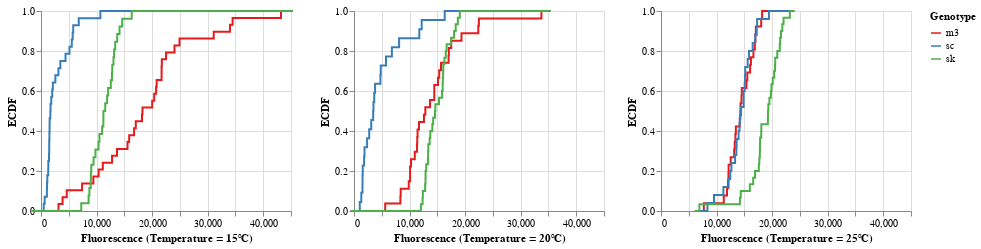

The code cell stored with this chart in its notebook:
### Markdown cell above
Now we can fix the temperature, plot the ECDF for different genotypes in this temperature and then loop over all the temperatures. We put thsoe three plots together so that we can compare the fluorescence of three genotypes in each temperature.

### Code cell
for t in df_tidy['Temperature'].unique().astype('str'):
    p_temp = altcat.catplot(data=df_tidy.loc[df_tidy['Temperature'] == t,:],
                        height=200,
                        width=250,
                        mark='line',
                        encoding=dict(x=alt.X('Fluorescence:Q',scale=axis_scale,title='Fluorescence (Temperature = ' + str(t)+u'\u2103)'),
                                     color=alt.Color('Genotype:N', title='Genotype', scale=alt.Scale(scheme='set1'))),
                        transform='ecdf')
    p.append(p_temp)


p[-3] | p[-2] | p[-1]

### Figure 1 — Vega-Lite specification as saved in the notebook (floating-point values rounded to 4 significant figures; data arrays with more than 128 entries replaced by an {"elided": "..."} marker saying what was removed)
{"$schema": "https://vega.github.io/schema/vega-lite/v2.6.0.json", "config": {"view": {"height": 300, "width": 400}}, "datasets": {"data-86f971b0e64f3f7144935c6acb8f2b22": {"elided": "168 records"}, "data-97e21076a2b245561a3d32c8c541cf9f": {"elided": "172 records"}, "data-bc31407d1a3c8618839fcc250d9deb2e": {"elided": "164 records"}}, "hconcat": [{"data": {"name": "data-97e21076a2b245561a3d32c8c541cf9f"}, "encoding": {"color": {"field": "Genotype", "scale": {"scheme": "set1"}, "title": "Genotype", "type": "nominal"}, "order": {"field": "Fluorescence", "sort": "ascending", "type": "quantitative"}, "x": {"field": "Fluorescence", "scale": {"domain": [0, 45000]}, "title": "Fluorescence (Temperature = 15℃)", "type": "quantitative"}, "y": {"field": "__ECDF", "title": "ECDF", "type": "quantitative"}}, "height": 200, "mark": {"type": "line"}, "width": 250}, {"data": {"name": "data-bc31407d1a3c8618839fcc250d9deb2e"}, "encoding": {"color": {"field": "Genotype", "scale": {"scheme": "set1"}, "title": "Genotype", "type": "nominal"}, "order": {"field": "Fluorescence", "sort": "ascending", "type": "quantitative"}, "x": {"field": "Fluorescence", "scale": {"domain": [0, 45000]}, "title": "Fluorescence (Temperature = 20℃)", "type": "quantitative"}, "y": {"field": "__ECDF", "title": "ECDF", "type": "quantitative"}}, "height": 200, "mark": {"type": "line"}, "width": 250}, {"data": {"name": "data-86f971b0e64f3f7144935c6acb8f2b22"}, "encoding": {"color": {"field": "Genotype", "scale": {"scheme": "set1"}, "title": "Genotype", "type": "nominal"}, "order": {"field": "Fluorescence", "sort": "ascending", "type": "quantitative"}, "x": {"field": "Fluorescence", "scale": {"domain": [0, 45000]}, "title": "Fluorescence (Temperature = 25℃)", "type": "quantitative"}, "y": {"field": "__ECDF", "title": "ECDF", "type": "quantitative"}}, "height": 200, "mark": {"type": "line"}, "width": 250}]}
